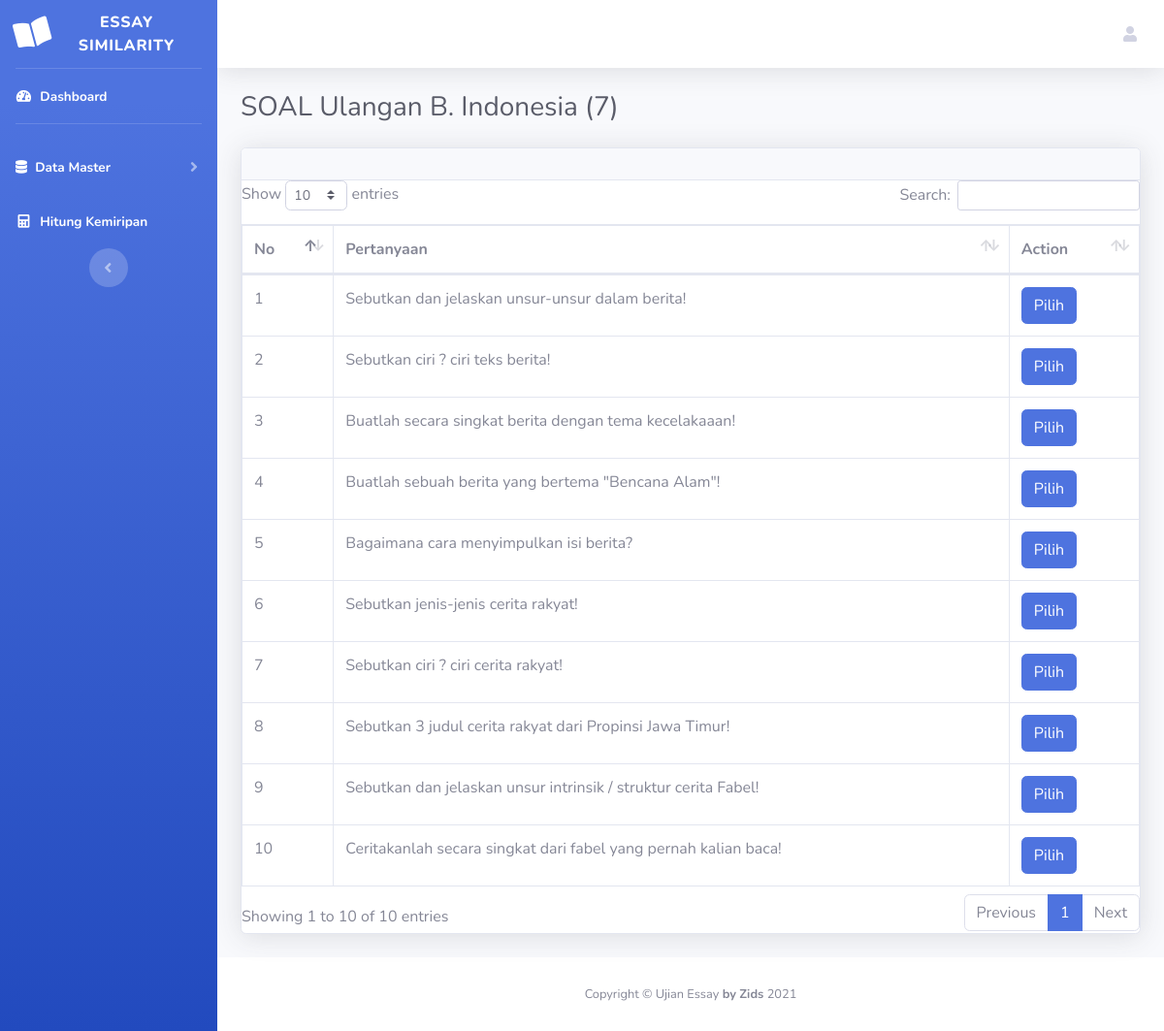
The page /textmining/pilihpertanyaan.php?id_jenissoal=6 (signed in) on the database its author committed.
### tables this page shows
CREATE TABLE `jenissoal` (
  `id_jenissoal` int(10) NOT NULL,
  `nama_jenissoal` varchar(50) NOT NULL
);

CREATE TABLE `soal` (
  `id_soal` int(10) NOT NULL,
  `pertanyaan` varchar(300) NOT NULL,
  `id_jenissoal` int(10) NOT NULL
);

### textmining/pilihpertanyaan.php (the view)
<?php include("../head.php") ?>
<?php include("../body.php") ?>
<?php include("../koneksi/koneksi.php");
include '../koneksi/koneksi.php';
$id_jenissoal = $_GET['id_jenissoal'];
$data = mysqli_query($db, "select * from jenissoal where id_jenissoal='$id_jenissoal'");
while ($d = mysqli_fetch_array($data)) {
?>
    <div class="container-fluid">
        <h1 class="h3 mb-4 text-gray-800">SOAL <?php echo $d['nama_jenissoal']; ?></h1>
        <div class="card shadow mb-4">
            <div class="card-header py-3">
            <?php } ?>
            </div>
            <div class="table-responsive">
                <table class="table table-bordered" id="dataTable" width="100%" cellspacing="0">
                    <thead>
                        <tr>
                            <th>No</th>
                            <th>Pertanyaan</th>
                            <th>Action</th>
                        </tr>
                    </thead>
                    <tbody>
                        <?php
                        $no = 1;
                        $data = mysqli_query($db, "SELECT * FROM soal where id_jenissoal='$id_jenissoal'");
                        while ($da = mysqli_fetch_array($data)) {
                        ?>
                            <tr>
                                <td><?php echo $no++; ?></td>
                                <td><?php echo $da['pertanyaan']; ?></td>
                                <td>
                                    <a href="inputquery.php?id_soal=<?php echo $da['id_soal']; ?>" class="btn btn-primary">Pilih </a>
                                </td>
                            </tr>
                        <?php } ?>
                    </tbody>
                </table>
            </div>
        </div>
    </div>
    <?php include("../foot.php") ?>

### rows shown on the page
jenissoal: nama_jenissoal "Ulangan B. Indonesia (7)"
soal: pertanyaan "Sebutkan dan jelaskan unsur-unsur dalam berita!"
soal: pertanyaan "Sebutkan ciri ? ciri teks berita!"
soal: pertanyaan "Buatlah secara singkat berita dengan tema kecelakaaan!"
soal: pertanyaan "Buatlah sebuah berita yang bertema \"Bencana Alam\"!"
soal: pertanyaan "Bagaimana cara menyimpulkan isi berita?"
soal: pertanyaan "Sebutkan jenis-jenis cerita rakyat!"
soal: pertanyaan "Sebutkan ciri ? ciri cerita rakyat!"
soal: pertanyaan "Sebutkan 3 judul cerita rakyat dari Propinsi Jawa Timur!"
soal: pertanyaan "Sebutkan dan jelaskan unsur intrinsik / struktur cerita Fabel!"
soal: pertanyaan "Ceritakanlah secara singkat dari fabel yang pernah kalian baca!"
